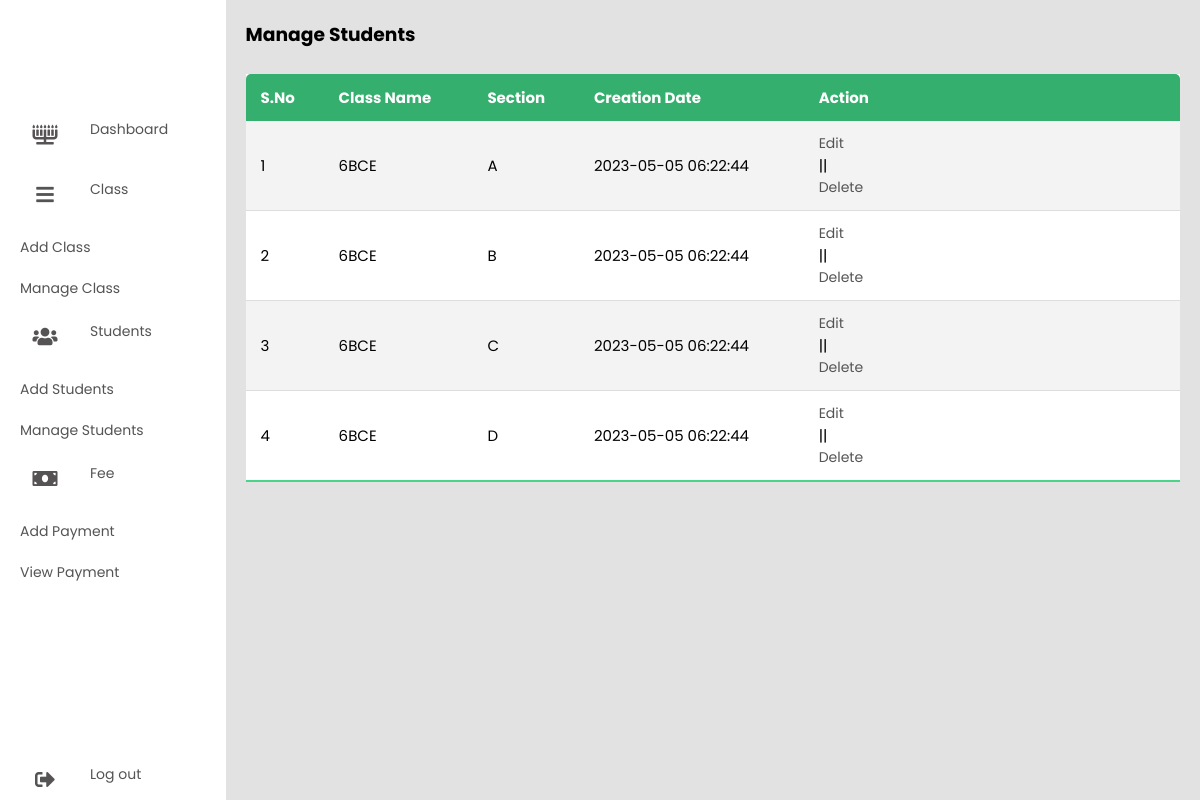
Page /student/admin/manage-class.php on the committed database.
### tables this page shows
CREATE TABLE `class`(
    `ID` int(10) NOT NULL,
    `CLassName` varchar(60) DEFAULT NULL,
    `Section` varchar(50) DEFAULT NULL,
    `ClassTime` timestamp NULL DEFAULT current_timestamp()
);

### student/admin/manage-class.php (the view, shortened to what this page needs)
<!DOCTYPE html>
<html lang="en">
<head>
</head>
<body>
    <div class="container">
    <?php  include_once('include/sidebar.php'); ?>
    <section class="main">
    <div class="content-wrapper">
            <h3> Manage Students </h3>
    <div class="f">
            <table class="table">
                <thead>
                    <tr>
                    <th class="font-weight-bold">S.No</th>
                            <th class="font-weight-bold">Class Name</th>
                            <th class="font-weight-bold">Section</th>
                            <th class="font-weight-bold">Creation Date</th>
                            <th class="font-weight-bold">Action</th>
                    </tr>
                </thead>
                <tbody>
                    <?php
                    $sql="SELECT * FROM class";
                    $q=mysqli_query($conn,$sql);
                    $c=1;
                    if(mysqli_num_rows($q)>0){
                    while($row=mysqli_fetch_assoc($q)){
                    ?>
                    <tr>
                        <td><?php echo htmlentities($c) ?></td>
                        <td><?php echo htmlentities($row['CLassName']); ?></td>
                        <td><?php echo htmlentities($row['Section']); ?></td>
                        <td><?php echo htmlentities($row['ClassTime']); ?></td>
                        <td>
                        <div>
                            <a href="edit-class-details.php?editid=<?php echo htmlentities ($row['ID']);?>">
                              Edit</a>
                                                ||
                                <a href="manage-class.php?delid=<?php echo ($row['ID']);?>" onclick="return confirm('Do you really want to Delete ?');">Delete</a>
                              </div>
                        </td>
                    </tr>
                         <?php $c+=1;
                    }
                }
                    ?>
                </tbody>
            </table>
        </div>
    </section>
    </div>
</body>
</html>

### student/admin/include/sidebar.php (shortened to what this page needs)
  <link rel="stylesheet" href="css/dashboard.css" />
    <link rel="stylesheet" href="https://cdnjs.cloudflare.com/ajax/libs/font-awesome/5.15.4/css/all.min.css"/>
<nav>
      <ul>
        <li>
            <a href="#" class="logo">
          <span class="nav-item"><?php  echo $_SESSION['username']."<br>"; ?><?php  echo $_SESSION['email']; ?>
        </span>
        </a></li>
        <li><a href="dashboard.php">
          <i class="fas fa-menorah"></i>
          <span class="nav-item">Dashboard</span>
        </a></li>
        <li>
        <a href="#">
          <i class="fas fa-bars"></i>
          <span class="nav-item">Class</span>
        </a>
        <div class="collapse" id="ui-basic">
                <ul class="nav flex-column sub-menu">
                  <li class="nav-item"> <a class="nav-link" href="add-class.php">Add Class</a></li>
                  <li class="nav-item"> <a class="nav-link" href="manage-class.php">Manage Class</a></li>
                </ul>
              </div>
    </li>
        <li>
            <a href="#">
          <i class="fas fa-users"></i>
          <span class="nav-item">Students</span>
        </a>
        <div class="collapse" id="ui-basic1">
                <ul class="nav flex-column sub-menu">
                  <li class="nav-item"> <a class="nav-link" href="add-students.php">Add Students</a></li>
                  <li class="nav-item"> <a class="nav-link" href="manage-students.php">Manage Students</a></li>
                </ul>
              </div>
    </li>
        <li><a href="#">
          <i class="fas fa-money-bill"></i>
          <span class="nav-item">Fee</span>
        </a>
        <div class="collapse" id="ui-basic1">
                <ul class="nav flex-column sub-menu">
                  <li class="nav-item"> <a class="nav-link" href="add-fee.php">Add Payment</a></li>
                  <li class="nav-item"> <a class="nav-link" href="manage-fee.php">View Payment</a></li>
                </ul>
              </div>
      </li>
        <li><a href="logout.php" class="logout">
          <i class="fas fa-sign-out-alt"></i>
          <span class="nav-item">Log out</span>
        </a></li>
      </ul>
    </nav>

### student/admin/css/dashboard.css (style rules this page uses)
* { margin: 0; padding: 0; outline: none; border: none; text-decoration: none; box-sizing: border-box; font-family: "Poppins", sans-serif; }
body { background: rgb(226, 226, 226); }
nav { position: sticky; top: 0; bottom: 0; height: 100vh; left: 0; width: 90px; background: #fff; overflow: hidden; transition: 1s; }
.logo { text-align: center; display: flex; margin: 10px 0 0 10px; padding-bottom: 3rem; }
.logo span { font-weight: bold; padding-left: 15px; font-size: 18px; text-transform: uppercase; }
a { position: relative; width: 280px; font-size: 14px; color: rgb(85, 83, 83); display: table; padding: 10px; }
nav .fas { position: relative; width: 70px; height: 40px; top: 20px; font-size: 20px; text-align: center; }
.nav-item { position: relative; top: 12px; margin-left: 10px; }
.logout { position: absolute; bottom: 0; }
.container { display: flex; }
.main { position: relative; padding: 20px; width: 100%; }
.table { border-collapse: collapse; margin: 25px 0; font-size: 15px; min-width: 100%; overflow: hidden; border-radius: 5px 5px 0 0; }
table thead tr { color: #fff; background: #34AF6D; text-align: left; font-weight: bold; }
.table th, .table td { padding: 12px 15px; }
.table tbody tr { border-bottom: 1px solid #ddd; }
.table tbody tr:nth-of-type(odd) { background: #f3f3f3; }
.table tbody tr:last-of-type { border-bottom: 2px solid #4AD489; }

### student/admin/manage-class.php (style rules this page uses)
.f { background-color: white; width: 100%; height: 100%; }

### rows in the picture
class: CLassName "6BCE", Section "A", ClassTime "2023-05-05 06:22:44"
class: CLassName "6BCE", Section "B", ClassTime "2023-05-05 06:22:44"
class: CLassName "6BCE", Section "C", ClassTime "2023-05-05 06:22:44"
class: CLassName "6BCE", Section "D", ClassTime "2023-05-05 06:22:44"
